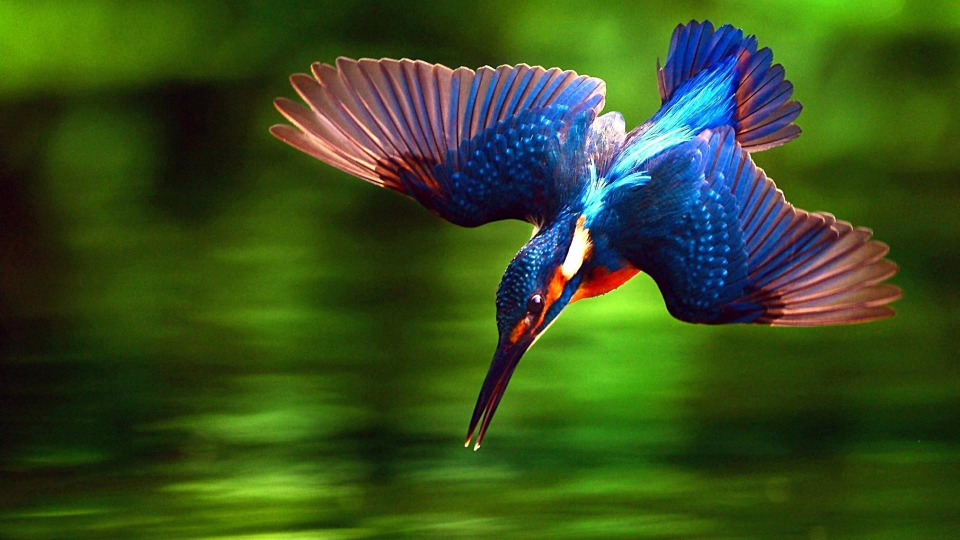
#> input picture bird.jpg, 1920 x 1080 px (shown at 1/2 size)
$ python image-generator.py
#> lines starting #> are read from the running program, lines starting #| are printed output that depends on the picture
#> in main, img is the input picture: PIL image 1920x1080 RGB; mean R, G, B 55.1, 79, 30.7
from PIL import Image, ImageDraw, ImageFont
import numpy as np


def downscale(img):
    orig_width = img.width
#> orig_width = 1920
    orig_height = img.height
#> orig_height = 1080

    new_width = orig_width // 8
#> new_width = 240
    new_height = orig_height // 8
#> new_height = 135

    small_img = img.resize((new_width, new_height), resample=Image.BILINEAR)
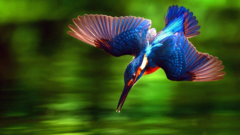
#> small_img: PIL image 240x135 RGB; mean R, G, B 55.1, 79, 30.7

    return small_img.resize((orig_width, orig_height), resample=Image.NEAREST)


def quantize_down(val):
    return np.floor(val / 255 * 9) * (255 // 9)


def asciify(img):
    ASCII = ["@", "Q", "O", "e", "o", "u", ";", ":", ".", " "]
    block = 8

    array = np.array(img)
    h, w = array.shape
    img = Image.new("L", (w, h), color=255)

    draw = ImageDraw.Draw(img)
    font = ImageFont.truetype("Menlo.ttc")

    for y in range(0, h, block):
        for x in range(0, w, block):
            y1, y2 = y, min(y + block, h)
            x1, x2 = x, min(x + block, w)

            block_pixels = array[y1:y2, x1:x2]
            avg = np.floor(np.mean(block_pixels))
            index = int(avg / 255 * (len(ASCII)))
            char = ASCII[index]

            draw.text((x, y), char, fill=0, font=font)

    return img


def main():
    img = Image.open("bird.jpg")
    img = downscale(img)
    img = img.convert("L")
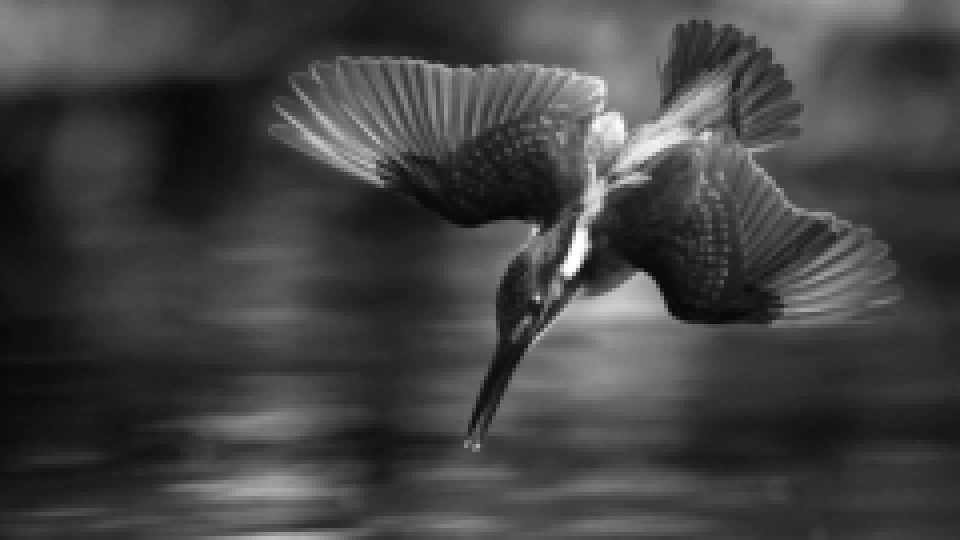
#> img: PIL image 1920x1080 L (shown at 1/2 size); min 7, max 255, mean 66.3
    img = img.point(quantize_down)
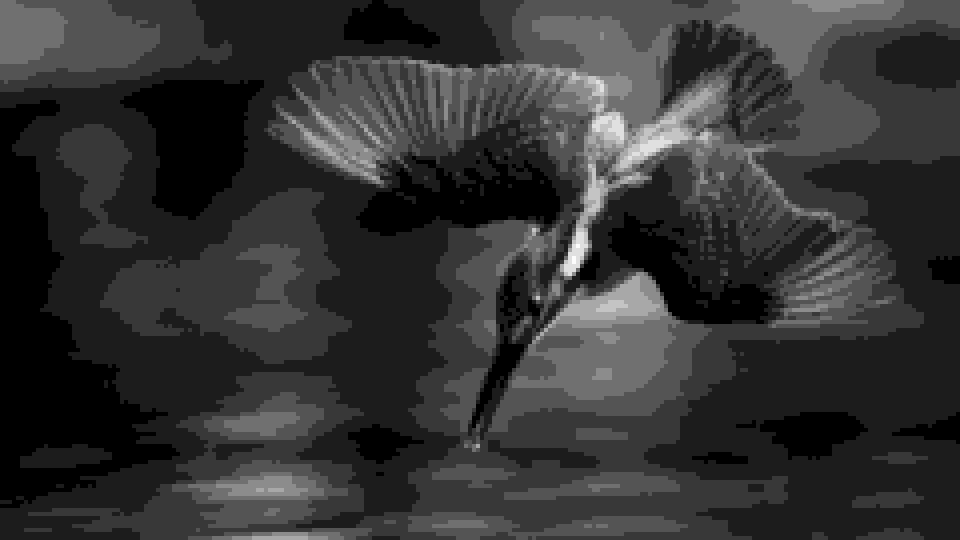
#> img: PIL image 1920x1080 L (shown at 1/2 size); min 0, max 252, mean 51.1
    img = asciify(img)
#> in asciify, `img = Image.new("L", (w, h), color=255)`: img: PIL image 1920x1080 L; every value is 255
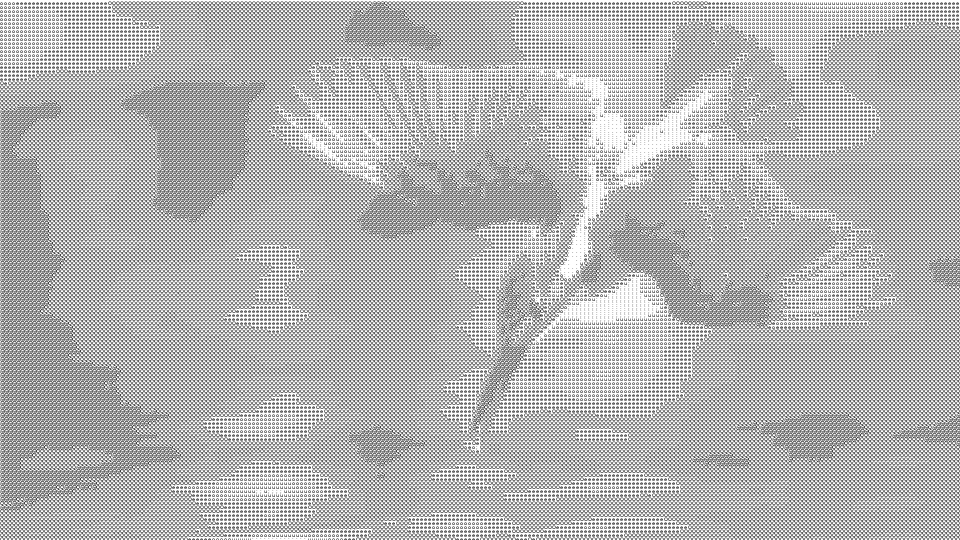
#> img: PIL image 1920x1080 L (shown at 1/2 size); min 0, max 255, mean 180.8
    img.show()


if __name__ == "__main__":
    main()
